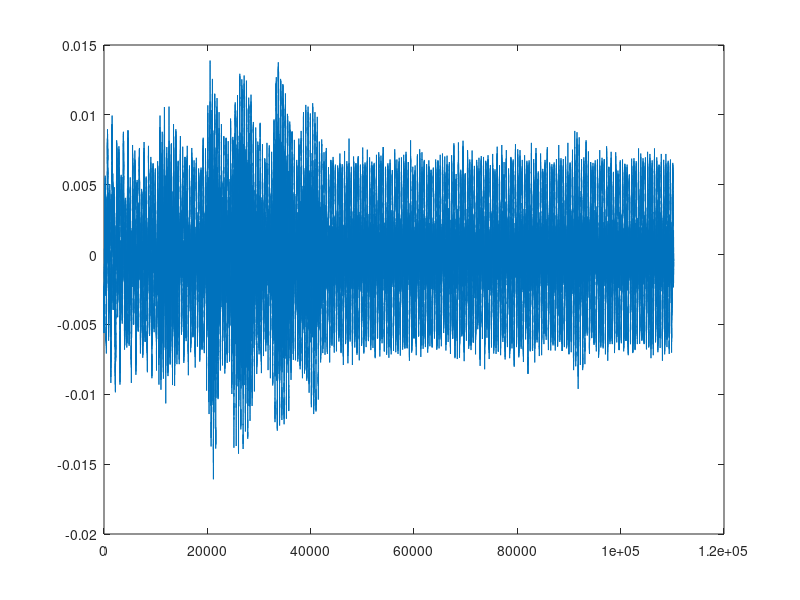
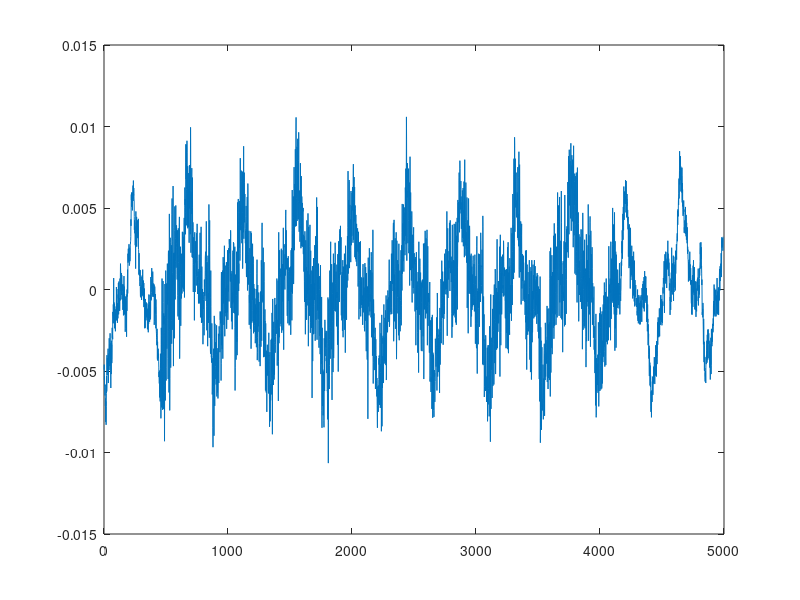

Here is the MATLAB script that generated these plots, in order: (Note: this script raises an error after producing the figures.)
%% Load p025c80r4212.mat
close all
load('pontusdaniel141202/p025c80r4212.mat')
plot(yrec)

rngpilots = 42;
rngmessage = 12;
lengthCycP = 80; % Length of cyclic prefix
startsample = 1.3013e4;
startsample = startsample-290 ;
%% Load p025c40r4313.mat
close all
load('pontusdaniel141202/p025c40r4313.mat')
plot(yrec)

rngpilots = 43;
rngmessage = 13;
lengthCycP = 40; % Length of cyclic prefix
startsample = 1.6644e4;
startsample = startsample-120 ;
%% Load p015c80r4414.mat
close all
load('pontusdaniel141202/p015c80r4414.mat')
plot(yrec)

rngpilots = 44;
rngmessage = 14;
lengthCycP = 80; % Length of cyclic prefix
startsample = 1.5109e4;
startsample = startsample-250 ;
%% Load p015c40r4515.mat
close all
load('pontusdaniel141202/p015c40r4515.mat')
plot(yrec)

rngpilots = 45;
rngmessage = 15;
lengthCycP = 40; % Length of cyclic prefix
startsample = 1.8722e4;
startsample = startsample-270 ;
%% Load p005c80r4616.mat
close all
load('pontusdaniel141202/p005c80r4616.mat')
plot(yrec)

rngpilots = 46;
rngmessage = 16;
lengthCycP = 80; % Length of cyclic prefix
startsample = 1.6105e4
startsample = startsample -330 ;

noiseAmp = var(yrec(21940:48880))
sigAmp = var(yrec(16120:19840))
SNR = sigAmp/noiseAmp


%% Load p005c40r4717.mat
close all
load('pontusdaniel141202/p005c40r4717.mat')
plot(yrec)

rngpilots = 47;
rngmessage = 17;
lengthCycP = 40; % Length of cyclic prefix
startsample = 9140
startsample = startsample -210 ;
%% Load p002c80r4818.mat
close all
load('pontusdaniel141202/p002c80r4818.mat')
plot(yrec)

rngpilots = 48;
rngmessage = 18;
lengthCycP = 80; % Length of cyclic prefix
startsample = 1.0795e4
startsample = startsample -650 ; %factor 5 : 100samples here is 20samples for synkerror
%% General Parameters & Start plot
fs = 22050;      % Sampling frequency
fc = 4000;       % Center frequency
R = 10;           % Upsampling nymber
N = 128;         % Number of bits to send
NN = 2^14;       % Number of frequency grid points
%lengthCycP = 80; % Length of cyclic prefix
E = 100;           % Gain

%Pilots
rng(rngpilots);
pilotBits = 2*round(rand(1,2*N))-1;
%Message
rng(rngmessage);
cheatmessageBits = 2*round(rand(1, 2*N)) - 1;

% Modify samples - Cut yrec to right length
close all
lengthB = 33; %length of filter B
lengthzmr = (lengthCycP+N+lengthCycP+N)*R + lengthB - 1;
lengthzmr =  lengthzmr + 800; %OBS +800!to be able to go +80 shifts
zmr = yrec(startsample:startsample+lengthzmr-1);
figure
plot(zmr)

% RECIEVER first part
close all

%Demodulation
yib = demodulate(zmr,fs,fc,NN,zmr);

%Decimation
B = firpm(32,2*[0 0.5/R*0.9 0.5/R*1.6 1/2],[1 1 0 0]);
yi = conv(yib,B);

%Down sampling
y = yi(1:R:end);

% Check BER for different syncerrors between start and stop
close all
start = -lengthCycP -0;
stop = lengthCycP-0;
clc
[BERpilot,BERmessage] = findSynchError(start, stop, y, pilotBits,cheatmessageBits, lengthCycP, N, E);

plot(start:stop,BERmessage);
title('Bit errors for bit message')
xlabel('Shifted samples in baseband')
ylabel('Nr of bit error')

%% Decode at one specific syncerror
synchError = 0; %Choose a synchError (check with findSynchError)
[estmessageBits, H_est, estpilotBits] = iOFDMToBits(y, pilotBits, lengthCycP, N, synchError, E);

%Plot the recieved estmessagebits
figure
stem(abs(H_est))
title('stem(abs(Hest))')
figure 
stem(angle(H_est))
title('stem(angle(Hest))')

%Check bitterror
estmessageBits01 = (estmessageBits + 1)./2;%convert to 1,0
cheatmessageBits01 = (cheatmessageBits + 1)./2;%convert to 1,0
biterrors = sum(abs(estmessageBits01 - cheatmessageBits01));
disp('Bit errors for recieved message');
disp(biterrors);
disp('with sycherror');
disp(synchError);

%% Frequency plotting
close all
w = (0:NN-1)/NN*fs;

f_yrec = abs(fft(yrec, NN));    % Recorded signal
f_dem = abs(fft(yib, NN));      % Demodulated signal
f_filt = abs(fft(yi, NN));
f_down = abs(fft(y, NN));

close all
figure(1)
plot(w,f_yrec);
title('yrec')
xlabel('Frequency [Hz]');
ylabel('Amplitude');
figure(2)
plot(f_dem);
title('y_dem')
xlabel('Frequency [Hz]');
ylabel('Amplitude');
figure(3)
plot(f_filt);
title('y_filt')
xlabel('Frequency [Hz]');
ylabel('Amplitude');
figure(4)
plot(f_down);
title('y_down')
xlabel('Frequency [Hz]');
ylabel('Amplitude');
